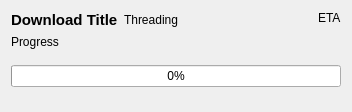
<?xml version="1.0" encoding="UTF-8"?>
<ui version="4.0">
 <class>DownloadItem</class>
 <widget class="QWidget" name="DownloadItem">
  <property name="geometry">
   <rect>
    <x>0</x>
    <y>0</y>
    <width>352</width>
    <height>112</height>
   </rect>
  </property>
  <property name="sizePolicy">
   <sizepolicy hsizetype="Expanding" vsizetype="Fixed">
    <horstretch>0</horstretch>
    <verstretch>0</verstretch>
   </sizepolicy>
  </property>
  <property name="cursor">
   <cursorShape>ArrowCursor</cursorShape>
  </property>
  <property name="contextMenuPolicy">
   <enum>Qt::NoContextMenu</enum>
  </property>
  <property name="windowTitle">
   <string/>
  </property>
  <property name="whatsThis">
   <string/>
  </property>
  <property name="autoFillBackground">
   <bool>true</bool>
  </property>
  <layout class="QVBoxLayout" name="verticalLayout">
   <item>
    <layout class="QHBoxLayout" name="info_box">
     <item>
      <layout class="QVBoxLayout" name="left_box">
       <item>
        <layout class="QHBoxLayout" name="title_box">
         <item alignment="Qt::AlignTop">
          <widget class="QLabel" name="title_label">
           <property name="font">
            <font>
             <pointsize>11</pointsize>
             <weight>75</weight>
             <bold>true</bold>
            </font>
           </property>
           <property name="text">
            <string>Download Title</string>
           </property>
          </widget>
         </item>
         <item alignment="Qt::AlignVCenter">
          <widget class="QLabel" name="thread_icon">
           <property name="text">
            <string>Threading</string>
           </property>
          </widget>
         </item>
        </layout>
       </item>
       <item alignment="Qt::AlignTop">
        <widget class="QLabel" name="progress_label">
         <property name="text">
          <string>Progress</string>
         </property>
        </widget>
       </item>
      </layout>
     </item>
     <item>
      <spacer name="horizontal_spacer">
       <property name="orientation">
        <enum>Qt::Horizontal</enum>
       </property>
       <property name="sizeHint" stdset="0">
        <size>
         <width>40</width>
         <height>20</height>
        </size>
       </property>
      </spacer>
     </item>
     <item alignment="Qt::AlignTop">
      <widget class="QLabel" name="eta_label">
       <property name="text">
        <string>ETA</string>
       </property>
      </widget>
     </item>
    </layout>
   </item>
   <item>
    <spacer name="vertical_spacer_two">
     <property name="orientation">
      <enum>Qt::Vertical</enum>
     </property>
     <property name="sizeType">
      <enum>QSizePolicy::Fixed</enum>
     </property>
     <property name="sizeHint" stdset="0">
      <size>
       <width>0</width>
       <height>10</height>
      </size>
     </property>
    </spacer>
   </item>
   <item alignment="Qt::AlignTop">
    <widget class="QProgressBar" name="progress_bar">
     <property name="sizePolicy">
      <sizepolicy hsizetype="Expanding" vsizetype="Fixed">
       <horstretch>0</horstretch>
       <verstretch>0</verstretch>
      </sizepolicy>
     </property>
     <property name="minimumSize">
      <size>
       <width>0</width>
       <height>12</height>
      </size>
     </property>
     <property name="value">
      <number>0</number>
     </property>
    </widget>
   </item>
  </layout>
 </widget>
 <resources/>
 <connections/>
</ui>
